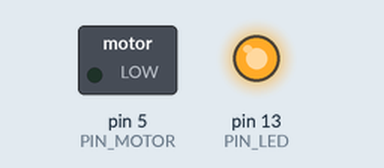
This sketch was run on a simulated Arduino Uno, built with avr-gcc and run on an emulated ATmega328P. Shown: switched loads named in the sketch (green lamp = pin HIGH), output pins drawn as LEDs (lit = HIGH). At 8.2 s the program stops and its outputs stay as they are.

Above: at 2.3 s.
At 8.2 s:
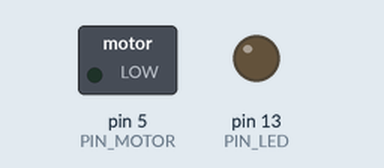
Timing chart, 0 to 9.7 s (numbered marks = the images above):
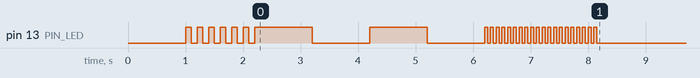

Measured:
- by itself, pin 13 (PIN_LED): LOW → HIGH at 1.0 s, → LOW 0.10 s later, → HIGH 0.10 s later, → LOW 0.10 s later, … (56 changes in this stretch)

The sketch:

Main_Header_C_Only.ino
```cpp
//------------------- Includes -------------------------//
#include <Arduino.h>

extern "C"{   // Alternative to naming all ".c" files to ".cpp"
  #include "motor.h"
  #include "ledFlash.h"
}


//-------------- Setup -------------------------------//
void setup(){
    MotorSetup(PIN_MOTOR);
    LEDSetup(PIN_LED);
    delay(1000);
}

//------------ Main -------------------------------//
void loop(){

  MotorSpeed(500);

  LEDSpeed(100, 6);   // Speed of 100 miliseconds at 6 cycles
  LEDSpeed(1000, 2);
  LEDSpeed(50, 20);

  while(1){ ; }   // END of program
}
```

ledFlash.c
```cpp
//------------------- New C File  -------------------------
#ifndef LEDFlash_c
#define LEDFlash_c

#include <Arduino.h>    // "#includes" MUST be instide of "#ifndef/endif"
#include "ledFlash.h"

#endif

void LEDSetup(int led_pin)
{
  pinMode(led_pin, OUTPUT);
}

void LEDSpeed(int led_speed, int led_cycles)
{
  int i;
  for(i=0; i<led_cycles; i++){
    digitalWrite(PIN_LED, HIGH);
    delay(led_speed);
    digitalWrite(PIN_LED, LOW);
    delay(led_speed);
  }
}
```

ledFlash.h
```cpp
//------------------- New H File  -------------------------//


#ifndef LEDFlash_h
#define LEDFlash_h

//#include <Arduino.h>

#endif

#define PIN_LED 13    // Declare globals/defines inside of ".h"

void LEDSetup(int led_pin);
void LEDSpeed(int led_speed, int led_cycles);
```

motor.c
```cpp
//------------------- New C File  -------------------------
#ifndef motor_c
#define motor_c

#include <Arduino.h>
#include "motor.h"

#endif


void MotorSetup(int motor_pin)
{
  pinMode(motor_pin, OUTPUT);
}

void MotorSpeed(int motor_speed)
{

}
```

motor.h
```cpp
//------------------- New H File  -------------------------//


#ifndef motor_h
#define motor_h

//#include <Arduino.h>

#endif

#define PIN_MOTOR 5

void MotorSetup(int motor_pin);
void MotorSpeed(int motor_speed);
```
